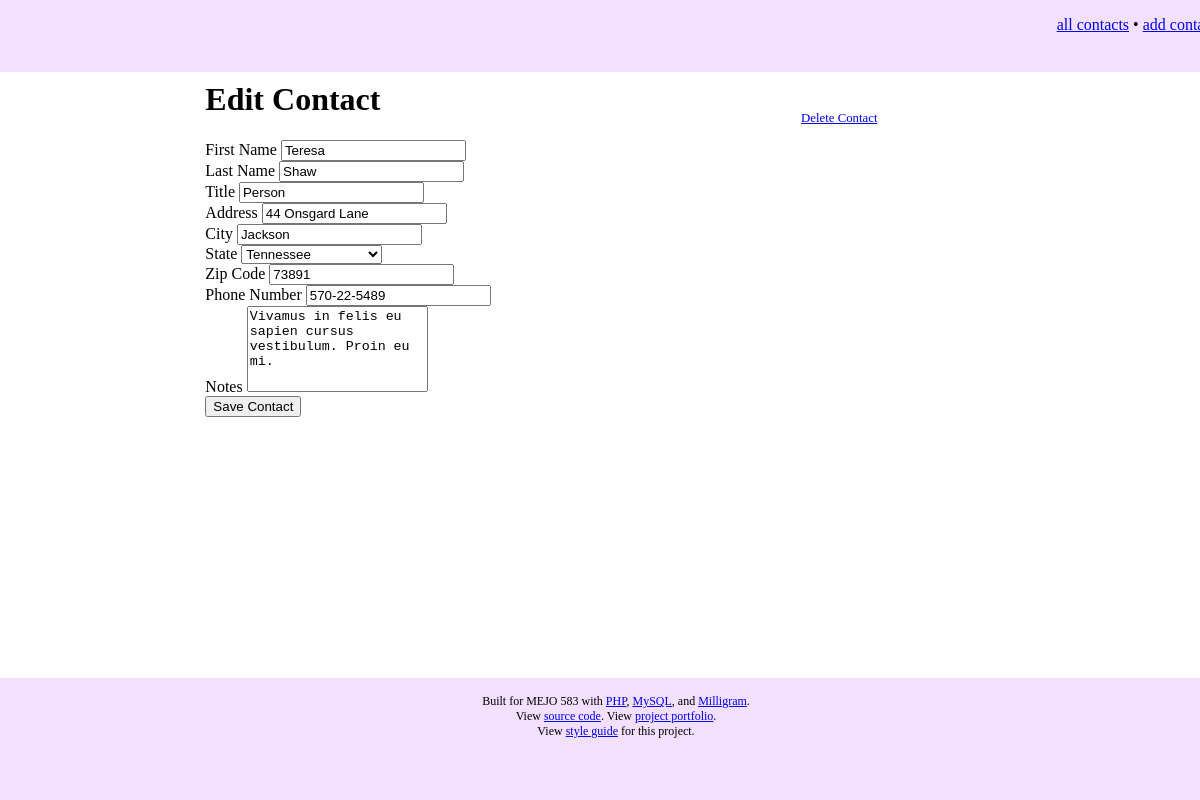
Page /edit.php?id=2 on the committed database.
### tables this page shows
CREATE TABLE `contacts` (
  `id` int(11) NOT NULL,
  `first` varchar(200) NOT NULL,
  `last` varchar(200) NOT NULL,
  `title` varchar(200) NOT NULL,
  `address` varchar(200) NOT NULL,
  `city` varchar(200) NOT NULL,
  `state` varchar(200) NOT NULL,
  `zip` varchar(200) NOT NULL,
  `phone` varchar(200) NOT NULL,
  `notes` text NOT NULL
);

### edit.php (the view, shortened to what this page needs)
<?php
  include 'header.php';
  $id = $_GET['id'];
  $stmt = $db->prepare('SELECT * from contacts WHERE id = :id LIMIT 1');
  $stmt->bindParam(':id', $id);
  $stmt->execute();
  $contact = $stmt->fetch(PDO::FETCH_ASSOC);
?>
<a href="/delete.php?id=<?= $contact['id']; ?>" class="button button-outline button-small button-delete">Delete Contact</a>
<h1>Edit Contact</h1>
<form method="POST" action="/update.php">
  <div class="form-group">
    <div class="row">
      <div class="column">
        <label for="contact_first">First Name</label>
        <input class="form-control" type="text" name="first" id="contact_first" value="<?= $contact['first']; ?>" />
      </div>
      <div class="column">
        <label for="contact_last">Last Name</label>
        <input class="form-control" type="text" name="last" id="contact_last" value="<?= $contact['last']; ?>" />
      </div>
      <div class="column">
        <label for="contact_title">Title</label>
        <input class="form-control" type="text" name="title" id="contact_title" value="<?= $contact['title']; ?>" />
      </div>
    </div>
  </div>
  <div class="form-group">
    <div class="row">
      <div class="column">
        <label for="contact_address">Address</label>
        <input class="form-control" type="text" name="address" id="contact_address" value="<?= $contact['address']; ?>" />
      </div>
    </div>
  </div>
  <div class="form-group">
    <div class="row">
      <div class="column">
        <label for="contact_city">City</label>
        <input class="form-control" type="text" name="city" id="contact_city" value="<?= $contact['city']; ?>" />
      </div>
      <div class="column">
        <label for="contact_state">State</label>
          <select name="state" id="contact_state" value="<?= $contact['state']; ?>" class="form-control">
            <option value="TN"<?= ($contact['state'] == 'TN') ? ' selected' : '' ?>>Tennessee</option>
          </select>
      </div>
      <div class="column">
        <label for="contact_zip">Zip Code</label>
        <input class="form-control" type="text" name="zip" id="contact_zip" value="<?= $contact['zip']; ?>" />
      </div>
    </div>
  </div>
  <div class="form-group">
    <label for="contact_phone">Phone Number</label>
    <input class="form-control" type="text" name="phone" id="contact_phone" value="<?= $contact['phone']; ?>" />
  </div>
  <div class="form-group">
    <label for="contact_notes">Notes</label>
    <textarea class="form-control" name="notes" id="contact_notes"><?= $contact['notes']; ?></textarea>
  </div>
  <button class="button">Save Contact</button>
</form>
<?php include 'footer.php'; ?>

### css/style.css (style rules this page uses)
.button-delete { margin-top: 15px; float: right; }
textarea.form-control { resize: none; height: 80px; }
.button-small { font-size: .8rem; height: 2.8rem; width: 11rem; line-height: 2.8rem; padding: 0 1.1rem; }

### rows in the picture
contacts: first "Teresa", last "Shaw", title "Person", address "44 Onsgard Lane", city "Jackson", state "Tennessee", zip "73891", phone "570-22-5489", notes "Vivamus in felis eu sapien cursus vestibulum. Proin eu mi."
